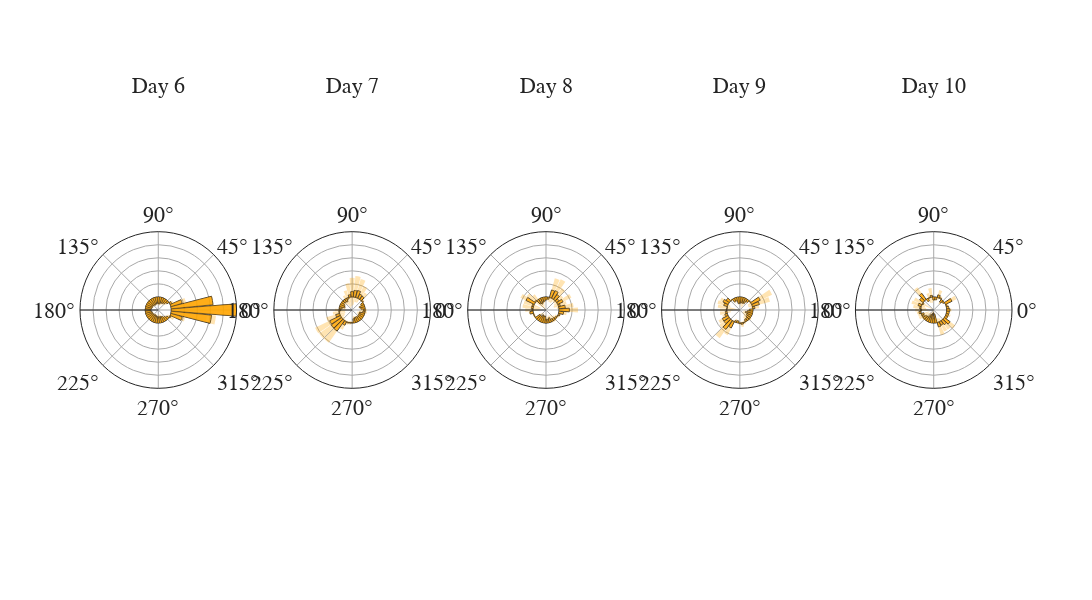

The notebook cell saved with this chart:
### Code cell
## Compare day 6 to days 6 through 10 in B for both mice
outputB = pd.read_feather(pjoin(dpath, 'rotated_placefields/mc26/B1_B5_pearson_place.feat'))
mouse_data = outputB.groupby(['mouse', 'session', 'rotation'], as_index=False).agg({'r': 'mean'})
fig_data = mouse_data.groupby(['session', 'rotation'], as_index=False).agg({'r': ['mean', 'sem']})
specs = [[{'type': 'polar'}, {'type': 'polar'}, {'type': 'polar'}, {'type': 'polar'}, {'type': 'polar'}]]
fig = pf.custom_graph_template(x_title='', y_title='', font_size=22, rows=1, columns=5, 
                               width=2300, height=600, specs=specs, titles=[f'Day {x}' for x in np.arange(6, 11)])
for idx, session in enumerate(natsorted(np.unique(fig_data['session']))):
        fig.add_trace(go.Barpolar(
            r=fig_data['r']['mean'][fig_data['session'] == session],
            theta=fig_data['rotation'][fig_data['session'] == session],
            marker_color='orange',
            marker_line_color='black',
            marker_line_width=1,
            opacity=0.8,
            showlegend=False
        ), row=1, col=idx + 1)
        fig.add_trace(go.Barpolar(
                r=fig_data['r']['mean'][fig_data['session'] == session] + fig_data['r']['sem'][fig_data['session'] == session],
                theta=fig_data['rotation'][fig_data['session'] == session],
                marker_color='orange',
                marker_line_color='black',
                marker_line_width=0,
                opacity=0.3,
                showlegend=False,
                name='upper'
        ), row=1, col=idx + 1)
        fig.add_trace(go.Barpolar(
                r=fig_data['r']['mean'][fig_data['session'] == session] - fig_data['r']['sem'][fig_data['session'] == session],
                theta=fig_data['rotation'][fig_data['session'] == session],
                marker_color='orange',
                marker_line_color='black',
                marker_line_width=0,
                opacity=0.3,
                showlegend=False,
                name='lower'
        ), row=1, col=idx + 1)
    
fig.update_polars(
        radialaxis = dict(showticklabels=False, ticks='', angle=180, tickangle=-180, range=[-0.2, 1], showgrid=True, gridcolor='darkgrey', dtick=0.2),
        angularaxis = dict(showticklabels=True, ticks='', showgrid=True, gridcolor='darkgrey'),
        barmode='overlay'
    )
fig.show()
fig.write_image(pjoin(fig_path, 'B1_B5_pearson_place.png'))

### Figure 1 — Plotly figure (JSON) as saved in the notebook; plotly's stock layout.template omitted (floating-point values rounded to 4 significant figures)
{"data": [{"marker": {"color": "orange", "line": {"color": "black", "width": 1}}, "opacity": 0.8, "r": [1.0, 0.6422, 0.1796, 0.02927, -0.03788, -0.06745, -0.0838, -0.08633, -0.1059, -0.1037, -0.0943, -0.1042, -0.1114, -0.1051, -0.09862, -0.1007, -0.09843, -0.09031, -0.08613, -0.08828, -0.1018, -0.09909, -0.1061, -0.105, -0.1146, -0.1084, -0.09895, -0.09444, -0.09271, -0.09418, -0.0847, -0.06099, -0.04092, 0.01529, 0.181, 0.6195], "showlegend": false, "subplot": "polar", "theta": [0, 10, 20, 30, 40, 50, 60, 70, 80, 90, 100, 110, 120, 130, 140, 150, 160, 170, 180, 190, 200, 210, 220, 230, 240, 250, 260, 270, 280, 290, 300, 310, 320, 330, 340, 350], "type": "barpolar"}, {"marker": {"color": "orange", "line": {"color": "black", "width": 0}}, "name": "upper", "opacity": 0.3, "r": [1.0, 0.6507, 0.2402, 0.0571, -0.005911, -0.04343, -0.06384, -0.05115, -0.07379, -0.08327, -0.07142, -0.08372, -0.1036, -0.0921, -0.07785, -0.0857, -0.08688, -0.0876, -0.07138, -0.08687, -0.08429, -0.08448, -0.09644, -0.08509, -0.1004, -0.08814, -0.08842, -0.0626, -0.05847, -0.07041, -0.0803, -0.0489, -0.01737, 0.07094, 0.2293, 0.689], "showlegend": false, "subplot": "polar", "theta": [0, 10, 20, 30, 40, 50, 60, 70, 80, 90, 100, 110, 120, 130, 140, 150, 160, 170, 180, 190, 200, 210, 220, 230, 240, 250, 260, 270, 280, 290, 300, 310, 320, 330, 340, 350], "type": "barpolar"}, {"marker": {"color": "orange", "line": {"color": "black", "width": 0}}, "name": "lower", "opacity": 0.3, "r": [1.0, 0.6336, 0.1189, 0.001453, -0.06986, -0.09146, -0.1038, -0.1215, -0.138, -0.1241, -0.1172, -0.1248, -0.1192, -0.118, -0.1194, -0.1157, -0.11, -0.09303, -0.1009, -0.08969, -0.1193, -0.1137, -0.1158, -0.125, -0.1289, -0.1286, -0.1095, -0.1263, -0.127, -0.118, -0.0891, -0.07307, -0.06447, -0.04037, 0.1328, 0.55], "showlegend": false, "subplot": "polar", "theta": [0, 10, 20, 30, 40, 50, 60, 70, 80, 90, 100, 110, 120, 130, 140, 150, 160, 170, 180, 190, 200, 210, 220, 230, 240, 250, 260, 270, 280, 290, 300, 310, 320, 330, 340, 350], "type": "barpolar"}, {"marker": {"color": "orange", "line": {"color": "black", "width": 1}}, "opacity": 0.8, "r": [-0.02431, -0.06277, -0.07966, -0.04171, 0.01191, 0.06106, 0.06957, 0.1103, 0.1017, 0.08125, 0.03675, -0.02305, -0.05437, -0.04688, -0.03941, -0.06695, -0.08171, -0.04436, -0.02312, 0.004474, 0.06199, 0.1817, 0.1925, 0.1958, 0.05922, 0.008985, -0.0008776, -0.009019, -0.06484, -0.07873, -0.0794, -0.06799, -0.07715, -0.07943, -0.08065, -0.03451], "showlegend": false, "subplot": "polar2", "theta": [0, 10, 20, 30, 40, 50, 60, 70, 80, 90, 100, 110, 120, 130, 140, 150, 160, 170, 180, 190, 200, 210, 220, 230, 240, 250, 260, 270, 280, 290, 300, 310, 320, 330, 340, 350], "type": "barpolar"}, {"marker": {"color": "orange", "line": {"color": "black", "width": 0}}, "name": "upper", "opacity": 0.3, "r": [0.02427, -0.0546, -0.06149, -0.02185, 0.03538, 0.1289, 0.2062, 0.2913, 0.3234, 0.2931, 0.2106, 0.1149, 0.05049, -0.002337, -0.008264, -0.05095, -0.0759, 0.009015, 0.06319, 0.09815, 0.2124, 0.4296, 0.4224, 0.4157, 0.1344, 0.03542, 0.02635, 0.005521, -0.02526, -0.06201, -0.06936, -0.05121, -0.06852, -0.04851, -0.04302, 0.02757], "showlegend": false, "subplot": "polar2", "theta": [0, 10, 20, 30, 40, 50, 60, 70, 80, 90, 100, 110, 120, 130, 140, 150, 160, 170, 180, 190, 200, 210, 220, 230, 240, 250, 260, 270, 280, 290, 300, 310, 320, 330, 340, 350], "type": "barpolar"}, {"marker": {"color": "orange", "line": {"color": "black", "width": 0}}, "name": "lower", "opacity": 0.3, "r": [-0.0729, -0.07093, -0.09782, -0.06156, -0.01156, -0.006733, -0.06702, -0.07079, -0.12, -0.1306, -0.1372, -0.161, -0.1592, -0.09141, -0.07055, -0.08295, -0.08752, -0.09773, -0.1094, -0.0892, -0.08846, -0.0663, -0.03736, -0.02408, -0.01598, -0.01745, -0.02811, -0.02356, -0.1044, -0.09545, -0.08945, -0.08477, -0.08578, -0.1104, -0.1183, -0.0966], "showlegend": false, "subplot": "polar2", "theta": [0, 10, 20, 30, 40, 50, 60, 70, 80, 90, 100, 110, 120, 130, 140, 150, 160, 170, 180, 190, 200, 210, 220, 230, 240, 250, 260, 270, 280, 290, 300, 310, 320, 330, 340, 350], "type": "barpolar"}, {"marker": {"color": "orange", "line": {"color": "black", "width": 1}}, "opacity": 0.8, "r": [0.1581, 0.09705, 0.02767, 0.08871, 0.04419, 0.09107, 0.1281, 0.1185, -0.02918, -0.04487, -0.06362, -0.07496, -0.0929, -0.07001, 0.0139, 0.1399, 0.02153, 0.02649, 0.01488, 0.0483, -0.001729, -0.001408, -0.08529, -0.08454, -0.1157, -0.09449, -0.1073, -0.05878, -0.05237, -0.07218, -0.04087, -0.03453, -0.02516, -0.007794, 0.02316, 0.07108], "showlegend": false, "subplot": "polar3", "theta": [0, 10, 20, 30, 40, 50, 60, 70, 80, 90, 100, 110, 120, 130, 140, 150, 160, 170, 180, 190, 200, 210, 220, 230, 240, 250, 260, 270, 280, 290, 300, 310, 320, 330, 340, 350], "type": "barpolar"}, {"marker": {"color": "orange", "line": {"color": "black", "width": 0}}, "name": "upper", "opacity": 0.3, "r": [0.2906, 0.2257, 0.1294, 0.232, 0.1224, 0.2156, 0.3242, 0.3052, -0.004962, -0.0416, -0.04713, -0.02042, 0.007581, 0.09771, 0.1629, 0.2345, 0.1559, 0.1618, 0.1178, 0.06498, 0.01843, 0.01628, -0.03763, -0.08327, -0.08456, -0.08264, -0.08842, -0.01837, -0.01407, -0.03279, 0.01766, 0.02268, 0.0101, 0.02427, 0.03982, 0.1192], "showlegend": false, "subplot": "polar3", "theta": [0, 10, 20, 30, 40, 50, 60, 70, 80, 90, 100, 110, 120, 130, 140, 150, 160, 170, 180, 190, 200, 210, 220, 230, 240, 250, 260, 270, 280, 290, 300, 310, 320, 330, 340, 350], "type": "barpolar"}, {"marker": {"color": "orange", "line": {"color": "black", "width": 0}}, "name": "lower", "opacity": 0.3, "r": [0.02558, -0.03157, -0.07404, -0.05456, -0.03402, -0.03345, -0.06803, -0.06819, -0.0534, -0.04815, -0.0801, -0.1295, -0.1934, -0.2377, -0.1351, 0.04524, -0.1129, -0.1089, -0.08805, 0.03162, -0.02189, -0.0191, -0.133, -0.08582, -0.1467, -0.1064, -0.1262, -0.09918, -0.09068, -0.1116, -0.09939, -0.09173, -0.06042, -0.03986, 0.00649, 0.02296], "showlegend": false, "subplot": "polar3", "theta": [0, 10, 20, 30, 40, 50, 60, 70, 80, 90, 100, 110, 120, 130, 140, 150, 160, 170, 180, 190, 200, 210, 220, 230, 240, 250, 260, 270, 280, 290, 300, 310, 320, 330, 340, 350], "type": "barpolar"}, {"marker": {"color": "orange", "line": {"color": "black", "width": 1}}, "opacity": 0.8, "r": [-0.05477, 0.03192, 0.1106, 0.1462, 0.001557, -0.03529, -0.08226, -0.08837, -0.08792, -0.09676, -0.0989, -0.04995, -0.0521, -0.003054, 0.05732, 0.08628, 0.05621, -0.002828, 0.007744, 0.02441, 0.03895, 0.09777, 0.09858, 0.1659, 0.1039, -0.02362, -0.03109, 0.004556, 0.02111, 0.000347, -0.03616, -0.04518, -0.06271, -0.07663, -0.11, -0.08294], "showlegend": false, "subplot": "polar4", "theta": [0, 10, 20, 30, 40, 50, 60, 70, 80, 90, 100, 110, 120, 130, 140, 150, 160, 170, 180, 190, 200, 210, 220, 230, 240, 250, 260, 270, 280, 290, 300, 310, 320, 330, 340, 350], "type": "barpolar"}, {"marker": {"color": "orange", "line": {"color": "black", "width": 0}}, "name": "upper", "opacity": 0.3, "r": [-0.02889, 0.09747, 0.2792, 0.3472, 0.02322, -0.01553, -0.01303, -0.02368, -0.04824, -0.08994, -0.07601, -0.03941, -0.02638, 0.01676, 0.05782, 0.1363, 0.1564, 0.1407, 0.105, 0.1076, 0.07962, 0.1627, 0.1865, 0.3328, 0.2275, 0.007269, -0.02346, 0.02658, 0.05934, 0.02666, 0.009502, 0.01115, 0.02117, -0.0161, -0.06553, -0.03229], "showlegend": false, "subplot": "polar4", "theta": [0, 10, 20, 30, 40, 50, 60, 70, 80, 90, 100, 110, 120, 130, 140, 150, 160, 170, 180, 190, 200, 210, 220, 230, 240, 250, 260, 270, 280, 290, 300, 310, 320, 330, 340, 350], "type": "barpolar"}, {"marker": {"color": "orange", "line": {"color": "black", "width": 0}}, "name": "lower", "opacity": 0.3, "r": [-0.08064, -0.03363, -0.05802, -0.05489, -0.0201, -0.05504, -0.1515, -0.1531, -0.1276, -0.1036, -0.1218, -0.06049, -0.07781, -0.02287, 0.05683, 0.03622, -0.04396, -0.1464, -0.08946, -0.05881, -0.001732, 0.03281, 0.0107, -0.001027, -0.01977, -0.05451, -0.03873, -0.01747, -0.01713, -0.02597, -0.08182, -0.1015, -0.1466, -0.1372, -0.1544, -0.1336], "showlegend": false, "subplot": "polar4", "theta": [0, 10, 20, 30, 40, 50, 60, 70, 80, 90, 100, 110, 120, 130, 140, 150, 160, 170, 180, 190, 200, 210, 220, 230, 240, 250, 260, 270, 280, 290, 300, 310, 320, 330, 340, 350], "type": "barpolar"}, {"marker": {"color": "orange", "line": {"color": "black", "width": 1}}, "opacity": 0.8, "r": [0.04772, 0.03265, 0.01404, 0.1101, -0.02529, -0.04808, 0.01399, 0.04119, -0.03966, -0.04664, 0.02555, -0.00615, -0.04534, 0.1136, 0.06463, -0.01885, 0.04956, 0.01716, -0.01436, 0.02726, -0.0419, -0.03172, -0.05991, -0.07044, -0.1135, -0.139, -0.1579, -0.07564, -0.1398, 0.06939, 0.05747, 0.07702, 0.1089, 0.03643, 0.03709, 0.03898], "showlegend": false, "subplot": "polar5", "theta": [0, 10, 20, 30, 40, 50, 60, 70, 80, 90, 100, 110, 120, 130, 140, 150, 160, 170, 180, 190, 200, 210, 220, 230, 240, 250, 260, 270, 280, 290, 300, 310, 320, 330, 340, 350], "type": "barpolar"}, {"marker": {"color": "orange", "line": {"color": "black", "width": 0}}, "name": "upper", "opacity": 0.3, "r": [0.07188, 0.04507, 0.03584, 0.187, -0.01352, -0.01497, 0.03643, 0.1167, -0.02602, -0.03133, 0.1378, 0.07094, -0.04167, 0.2297, 0.06618, 0.1374, 0.1551, 0.1158, 0.08356, 0.06044, 0.04965, 0.05172, 0.01838, -0.00493, -0.05147, -0.04289, -0.07953, -0.05114, -0.1284, 0.1989, 0.1664, 0.1684, 0.2032, 0.04423, 0.06849, 0.03975], "showlegend": false, "subplot": "polar5", "theta": [0, 10, 20, 30, 40, 50, 60, 70, 80, 90, 100, 110, 120, 130, 140, 150, 160, 170, 180, 190, 200, 210, 220, 230, 240, 250, 260, 270, 280, 290, 300, 310, 320, 330, 340, 350], "type": "barpolar"}, {"marker": {"color": "orange", "line": {"color": "black", "width": 0}}, "name": "lower", "opacity": 0.3, "r": [0.02355, 0.02023, -0.007757, 0.0332, -0.03707, -0.08118, -0.008452, -0.03432, -0.0533, -0.06195, -0.08669, -0.08324, -0.04901, -0.002538, 0.06308, -0.1751, -0.056, -0.08146, -0.1123, -0.005924, -0.1334, -0.1152, -0.1382, -0.1359, -0.1756, -0.2351, -0.2362, -0.1001, -0.1512, -0.06017, -0.05147, -0.01439, 0.0147, 0.02863, 0.005687, 0.03821], "showlegend": false, "subplot": "polar5", "theta": [0, 10, 20, 30, 40, 50, 60, 70, 80, 90, 100, 110, 120, 130, 140, 150, 160, 170, 180, 190, 200, 210, 220, 230, 240, 250, 260, 270, 280, 290, 300, 310, 320, 330, 340, 350], "type": "barpolar"}], "layout": {"annotations": [{"font": {"size": 22}, "showarrow": false, "text": "Day 6", "x": 0.084, "xanchor": "center", "xref": "paper", "y": 1, "yanchor": "bottom", "yref": "paper"}, {"font": {"size": 22}, "showarrow": false, "text": "Day 7", "x": 0.292, "xanchor": "center", "xref": "paper", "y": 1, "yanchor": "bottom", "yref": "paper"}, {"font": {"size": 22}, "showarrow": false, "text": "Day 8", "x": 0.5, "xanchor": "center", "xref": "paper", "y": 1, "yanchor": "bottom", "yref": "paper"}, {"font": {"size": 22}, "showarrow": false, "text": "Day 9", "x": 0.708, "xanchor": "center", "xref": "paper", "y": 1, "yanchor": "bottom", "yref": "paper"}, {"font": {"size": 22}, "showarrow": false, "text": "Day 10", "x": 0.916, "xanchor": "center", "xref": "paper", "y": 1, "yanchor": "bottom", "yref": "paper"}], "font": {"family": "Arial", "size": 22}, "height": 600, "polar": {"angularaxis": {"gridcolor": "darkgrey", "showgrid": true, "showticklabels": true, "ticks": ""}, "barmode": "overlay", "domain": {"x": [0, 0.168], "y": [0, 1]}, "radialaxis": {"angle": -180, "dtick": 0.2, "gridcolor": "darkgrey", "range": [-0.2, 1], "showgrid": true, "showticklabels": false, "tickangle": -180, "ticks": ""}}, "polar2": {"angularaxis": {"gridcolor": "darkgrey", "showgrid": true, "showticklabels": true, "ticks": ""}, "barmode": "overlay", "domain": {"x": [0.208, 0.376], "y": [0, 1]}, "radialaxis": {"angle": -180, "dtick": 0.2, "gridcolor": "darkgrey", "range": [-0.2, 1], "showgrid": true, "showticklabels": false, "tickangle": -180, "ticks": ""}}, "polar3": {"angularaxis": {"gridcolor": "darkgrey", "showgrid": true, "showticklabels": true, "ticks": ""}, "barmode": "overlay", "domain": {"x": [0.416, 0.584], "y": [0, 1]}, "radialaxis": {"angle": -180, "dtick": 0.2, "gridcolor": "darkgrey", "range": [-0.2, 1], "showgrid": true, "showticklabels": false, "tickangle": -180, "ticks": ""}}, "polar4": {"angularaxis": {"gridcolor": "darkgrey", "showgrid": true, "showticklabels": true, "ticks": ""}, "barmode": "overlay", "domain": {"x": [0.624, 0.792], "y": [0, 1]}, "radialaxis": {"angle": -180, "dtick": 0.2, "gridcolor": "darkgrey", "range": [-0.2, 1], "showgrid": true, "showticklabels": false, "tickangle": -180, "ticks": ""}}, "polar5": {"angularaxis": {"gridcolor": "darkgrey", "showgrid": true, "showticklabels": true, "ticks": ""}, "barmode": "overlay", "domain": {"x": [0.832, 1], "y": [0, 1]}, "radialaxis": {"angle": -180, "dtick": 0.2, "gridcolor": "darkgrey", "range": [-0.2, 1], "showgrid": true, "showticklabels": false, "tickangle": -180, "ticks": ""}}, "title": {"x": 0.5, "xanchor": "center", "y": 0.9, "yanchor": "top"}, "width": 2300, "xaxis": {"linewidth": 1.5, "title": {"text": ""}}, "yaxis": {"linewidth": 1.5, "title": {"text": ""}}}}
